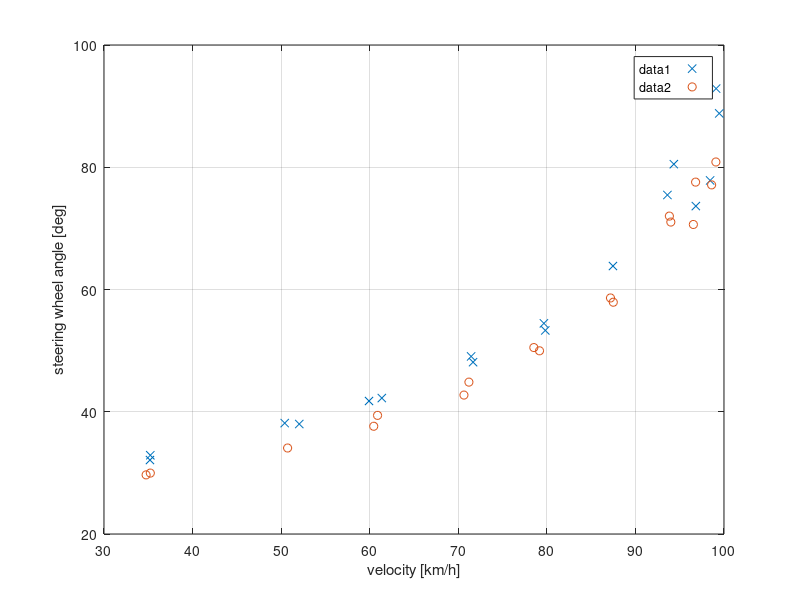
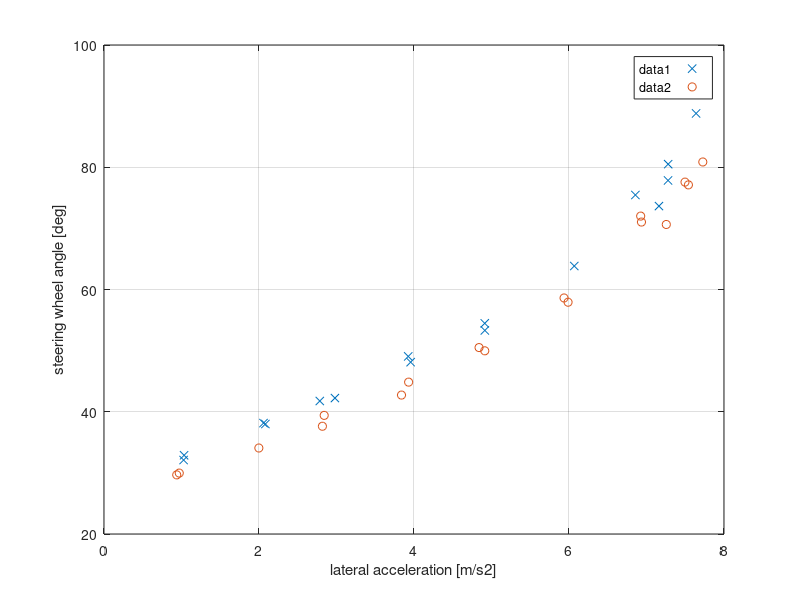
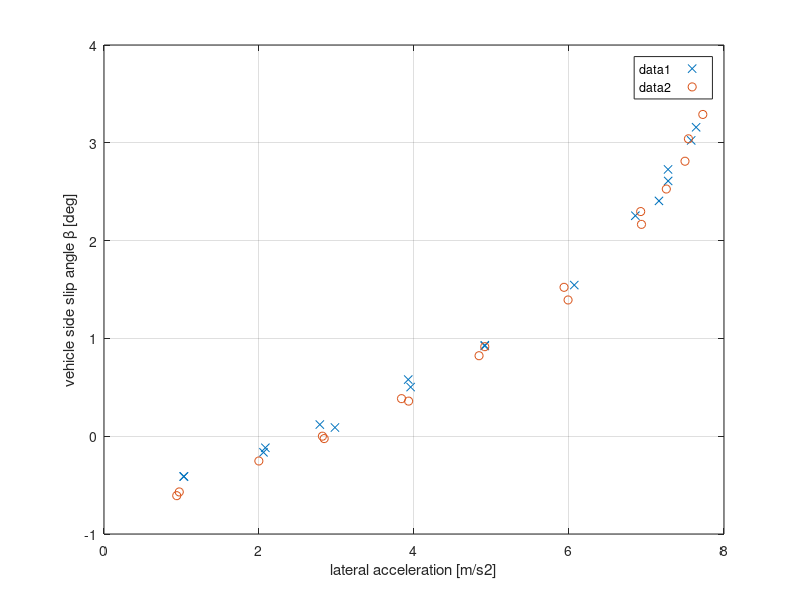
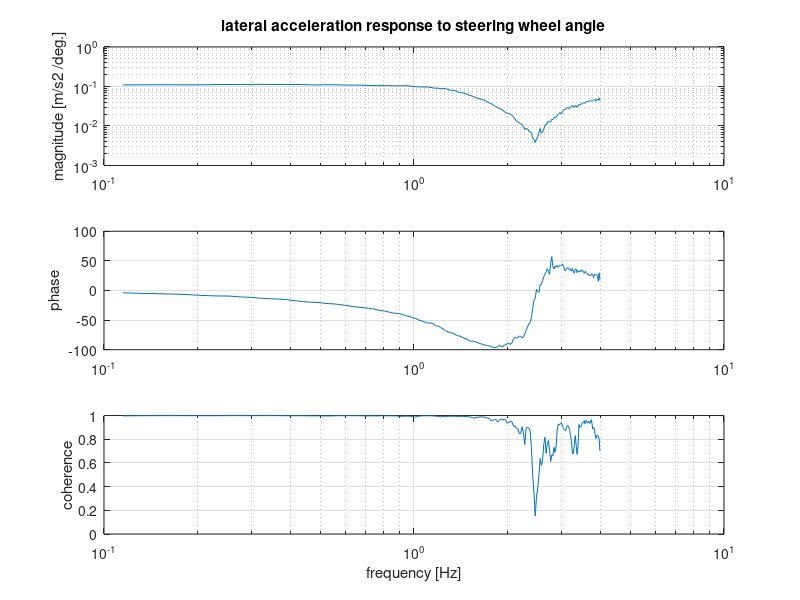

These charts were generated, in order, by the following MATLAB code:
clear all
close all

disp(' ')
disp('in the data files units are always SI (N,kg,m,rad)!')
disp('abbreviations:')
disp(' ds      : delta steering wheel, steering wheel angle')
disp(' V or vx : forward velocity')
disp(' beta    : vehicle side slip angle')
disp(' r       : yaw velocity')
disp(' ay      : lateral acceleration')
disp(' left/right denotes a left or right turn')

% steady state cornering ---------------------------------------------
load steady_state_circular_unloaded.mat

plot(V_left*3.6,-ds_left*180/pi,'x',V_right*3.6,ds_right*180/pi,'o')
xlabel('velocity [km/h]');
ylabel('steering wheel angle [deg]')
legend('left','right',2)
grid

figure
plot(-ay_left,-ds_left*180/pi,'x',ay_right,ds_right*180/pi,'o')
xlabel('lateral acceleration [m/s2]');
ylabel('steering wheel angle [deg]')
legend('left','right',2)
grid

figure
plot(-ay_left,-beta_left*180/pi,'x',ay_right,beta_right*180/pi,'o')
xlabel('lateral acceleration [m/s2]');
ylabel('vehicle side slip angle \beta [deg]')
legend('left','right',2)
grid

% ... add the yaw velocity gain plot here!


% random steering ----------------------------------------------------
load pseudo_random_unloaded.mat

figure
subplot(3,1,1)
loglog(freq,abs(T_ayds)*pi/180)
title('lateral acceleration response to steering wheel angle')
ylabel('magnitude [m/s2 /deg.]')
grid
subplot(3,1,2)
semilogx(freq,angle(T_ayds)*180/pi)
ylabel('phase')
grid
subplot(3,1,3)
semilogx(freq,C_ayds)
xlabel('frequency [Hz]')
ylabel('coherence')
grid


figure
subplot(3,1,1)
loglog(freq,abs(T_rds))
title('yaw velocity response to steering wheel angle')
ylabel('magnitude [1/s]')
grid
subplot(3,1,2)
semilogx(freq,angle(T_rds)*180/pi)
ylabel('phase')
grid
subplot(3,1,3)
semilogx(freq,C_rds)
xlabel('frequency [Hz]')
ylabel('coherence')
grid


% J-turn (stepsteer)--------------------------------------------------
load Jturn_unloaded

figure
subplot(4,1,1)
plot(time,ds*180/pi)
ylabel('\delta_s [deg]')
title('Jturn')
grid
subplot(4,1,2)
plot(time,vx*3.6)
ylabel('vx [km/h]')
grid
subplot(4,1,3)
plot(time,ay)
ylabel('ay [m/s2]')
grid
subplot(4,1,4)
plot(time,r*180/pi)
xlabel('time [s]')
ylabel('yaw vel [deg/s]')
grid


% double lane change -------------------------------------------------
load lane_change_unloaded

figure
subplot(4,1,1)
plot(time,ds*180/pi)
ylabel('\delta_s [deg]')
title('Double lane change')
grid
subplot(4,1,2)
plot(time,vx*3.6)
ylabel('vx [km/h]')
grid
subplot(4,1,3)
plot(time,ay)
ylabel('ay [m/s2]')
grid
subplot(4,1,4)
plot(time,r*180/pi)
xlabel('time [s]')
ylabel('yaw vel [deg/s]')
grid
